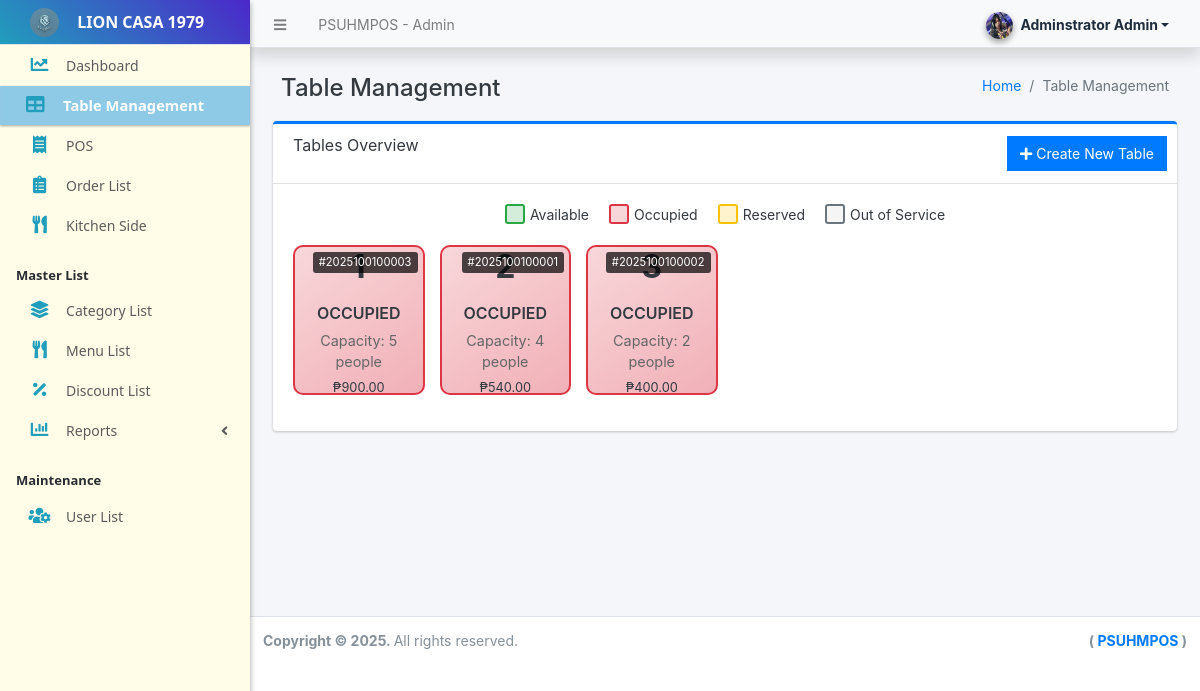
Page /admin/?page=table_management (signed in) on the committed database.
### tables this page shows
CREATE TABLE `table_list` (
  `id` int(30) NOT NULL,
  `table_number` varchar(50) NOT NULL,
  `capacity` int(11) NOT NULL DEFAULT 4,
  `location` varchar(100) DEFAULT NULL,
  `status` tinyint(1) NOT NULL DEFAULT 1 COMMENT '0=Out of Service, 1=Available, 2=Reserved',
  `delete_flag` tinyint(1) NOT NULL DEFAULT 0,
  `date_created` datetime NOT NULL DEFAULT current_timestamp(),
  `date_updated` datetime DEFAULT NULL ON UPDATE current_timestamp()
);

CREATE TABLE `order_list` (
  `id` int(30) NOT NULL,
  `user_id` int(30) NOT NULL,
  `table_id` int(30) DEFAULT NULL,
  `code` varchar(100) NOT NULL,
  `queue` varchar(50) NOT NULL,
  `total_amount` float(12,2) NOT NULL DEFAULT 0.00,
  `discounted_amount` float(12,2) NOT NULL DEFAULT 0.00,
  `tendered_amount` float(12,2) NOT NULL DEFAULT 0.00,
  `change_amount` float(12,2) NOT NULL DEFAULT 0.00,
  `status` tinyint(1) NOT NULL DEFAULT 0 COMMENT '0 = Queued,\r\n1 = Served,\r\n2 = Paid,\r\n3 = Billed Out',
  `date_created` datetime NOT NULL DEFAULT current_timestamp(),
  `date_updated` datetime NOT NULL DEFAULT current_timestamp() ON UPDATE current_timestamp(),
  `order_type` varchar(50) DEFAULT NULL,
  `discount_type` varchar(255) DEFAULT NULL,
  `discount_percent` int(11) DEFAULT NULL,
  `payment_method` varchar(50) DEFAULT NULL,
  `reference_number` varchar(100) NOT NULL,
  `card_number` varchar(100) NOT NULL,
  `vat_amount` float(12,2) NOT NULL DEFAULT 0.00
);

### classes/DBConnection.php (called while the page is built, shortened)
<?php
class DBConnection{
    private $host = DB_SERVER;
    private $username = DB_USERNAME;
    private $password = DB_PASSWORD;
    private $database = DB_NAME;
    public $conn;
    public function __construct(){
        if (!isset($this->conn)) {
            $this->conn = new mysqli($this->host, $this->username, $this->password, $this->database);
        }
    }
}
?>

### classes/SystemSettings.php (called while the page is built, shortened)
<?php
class SystemSettings extends DBConnection{
	function userdata($field = ''){
		if(!empty($field)){
			if(isset($_SESSION['userdata'][$field]))
				return $_SESSION['userdata'][$field];
			else
				return null;
		}else{
			return false;
		}
	}
}
$_settings = new SystemSettings();
?>

### admin/table_management/index.php (the view, shortened to what this page needs)
<div class="content-header">
    <div class="container-fluid">
        <div class="row mb-2">
            <div class="col-sm-6">
                <h1 class="m-0">Table Management</h1>
            </div>
            <div class="col-sm-6">
                <ol class="breadcrumb float-sm-right">
                    <li class="breadcrumb-item"><a href="<?php echo base_url ?>admin">Home</a></li>
                    <li class="breadcrumb-item active">Table Management</li>
                </ol>
            </div>
        </div>
    </div>
</div>
<section class="content">
    <div class="container-fluid">
        <div class="card card-outline card-primary">
            <div class="card-header">
                <h3 class="card-title">Tables Overview</h3>
                <div class="card-tools">
                 <?php if($_settings->userdata('type') == 1): ?>
        <a href="javascript:void(0)" id="create_new" class="btn btn-flat btn-primary">
            <span class="fas fa-plus"></span> Create New Table
        </a>
        <?php endif; ?>
                </div>
            </div>
            <div class="card-body">
                <div class="legend">
                    <div class="legend-item">
                        <div class="legend-color available-legend"></div>
                        <span>Available</span>
                    </div>
                    <div class="legend-item">
                        <div class="legend-color occupied-legend"></div>
                        <span>Occupied</span>
                    </div>
                    <div class="legend-item">
                        <div class="legend-color reserved-legend"></div>
                        <span>Reserved</span>
                    </div>
                    <div class="legend-item">
                        <div class="legend-color out-of-service-legend"></div>
                        <span>Out of Service</span>
                    </div>
                </div>
                <div class="row" id="tables-container">
                    <?php
                    $tables = $conn->query("SELECT t.*, o.id as order_id, o.code as order_code, o.total_amount
                                          FROM table_list t
                                          LEFT JOIN order_list o ON t.id = o.table_id AND o.status IN (0,1)
                                          WHERE t.delete_flag = 0
                                          ORDER BY CAST(SUBSTRING(t.table_number, 6) AS UNSIGNED)");
                    while($row = $tables->fetch_assoc()):
                        $status = 'available';
                        if($row['order_id']) {
                            $status = 'occupied';
                        } elseif($row['status'] == 2) {
                            $status = 'reserved';
                        }elseif($row['status'] == 0) {
                            $status = 'out of service';
                        }
                    ?>
                    <div class="col-xl-2 col-lg-3 col-md-4 col-sm-6 col-12 mb-3">
                        <div class="table-card <?= $status ?>" data-id="<?= $row['id'] ?>" data-status="<?= $status ?>">
                            <?php if($row['order_id']): ?>
                            <div class="order-info">#<?= $row['order_code'] ?></div>
                            <?php endif; ?>
                            <div class="table-number"><?= $row['table_number'] ?></div>
                            <div class="table-status"><?= ucfirst($status) ?></div>
                            <div class="table-capacity">Capacity: <?= $row['capacity'] ?> people</div>
                            <?php if($row['order_id']): ?>
                            <div style="font-size: 0.8rem; margin-top: 5px;">
                                <div>₱<?= number_format($row['total_amount'], 2) ?></div>
                            </div>
                            <?php endif; ?>
                        </div>
                    </div>
                    <?php endwhile; ?>
                </div>
            </div>
        </div>
    </div>
</section>

### admin/table_management/index.php (style rules this page uses)
.table-card { border: 2px solid #ddd; border-radius: 10px; padding: 20px; text-align: center; cursor: pointer; transition: all 0.3s ease; height: 150px; display: flex; flex-direction: column; justify-content: center; position: relative; }
.table-card.occupied { background: linear-gradient(145deg, #f8d7da, #f1b0b7); border-color: #dc3545; }
.table-number { font-size: 2rem; font-weight: bold; margin-bottom: 10px; }
.table-status { font-size: 1rem; text-transform: uppercase; font-weight: 600; }
.table-capacity { font-size: 0.9rem; color: #666; margin-top: 5px; }
.order-info { position: absolute; top: 5px; right: 5px; background: rgba(0,0,0,0.7); color: white; padding: 2px 6px; border-radius: 3px; font-size: 0.7rem; }
.legend { display: flex; justify-content: center; gap: 20px; margin-bottom: 20px; flex-wrap: wrap; }
.legend-item { display: flex; align-items: center; gap: 5px; }
.legend-color { width: 20px; height: 20px; border-radius: 3px; border: 2px solid; }
.available-legend { background: #d4edda; border-color: #28a745; }
.occupied-legend { background: #f8d7da; border-color: #dc3545; }
.reserved-legend { background: #fff3cd; border-color: #ffc107; }
.out-of-service-legend { background: #f5f5f5; border-color: #6c757d; }

### rows in the picture
table_list: order_list.code "2025100100003", table_number "1", order_list.id "OCCUPIED", capacity "5", order_list.total_amount "900.00"
table_list: order_list.code "2025100100001", table_number "2", order_list.id "OCCUPIED", capacity "4", order_list.total_amount "540.00"
table_list: order_list.code "2025100100002", table_number "3", order_list.id "OCCUPIED", capacity "2", order_list.total_amount "400.00"

### other values in the picture
$_settings->info('name') "PSUHMPOS"
$_settings->userdata('firstname').' '.$_settings->userdata('lastname') "Adminstrator Admin"
$_settings->info('short_name') "LION CASA 1979"
